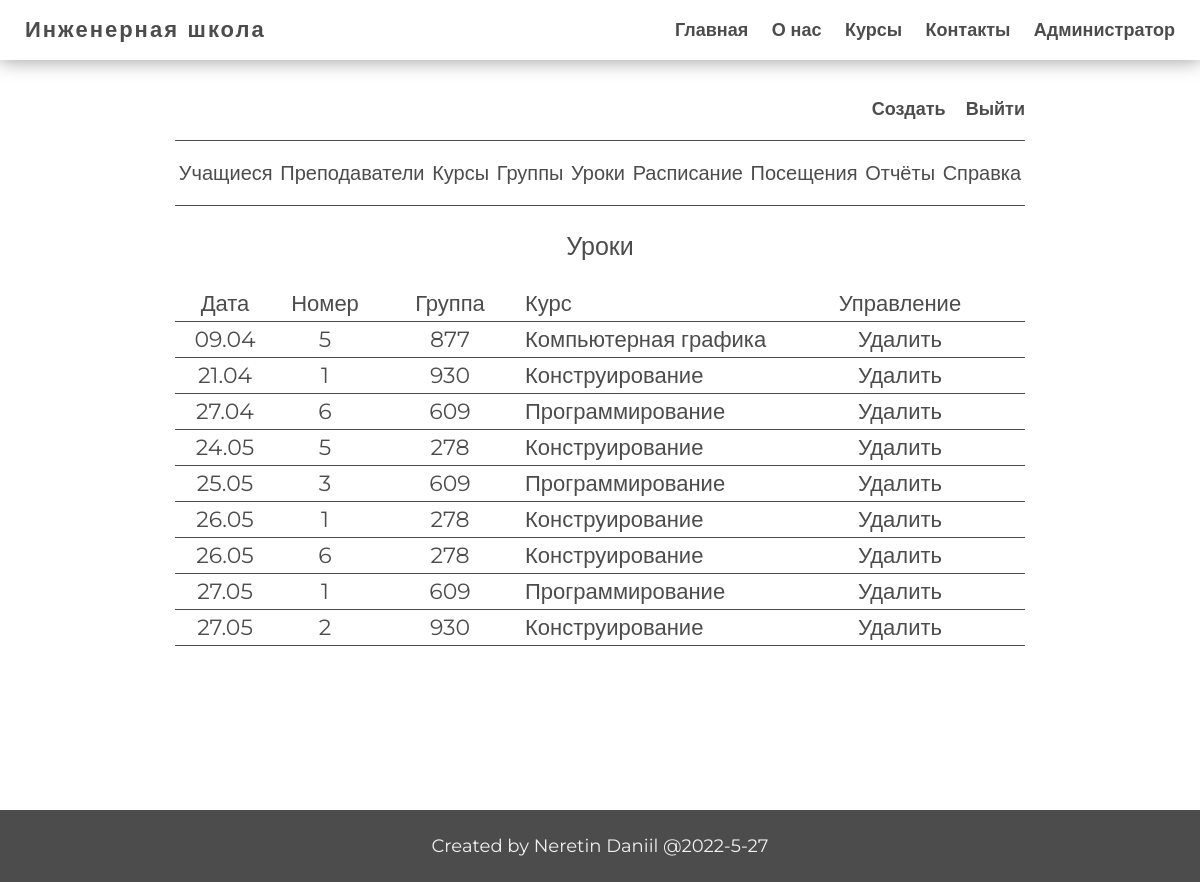
/admin/lessons/index.php (signed in), run on the app's committed database.
### tables this page shows
CREATE TABLE `lessons` (
  `id_lesson` int NOT NULL,
  `date` date NOT NULL,
  `id_timetable` int NOT NULL,
  `id_teacher` int NOT NULL,
  `id_group` int NOT NULL
);

### app/db/db.php (called while the page is built, shortened)
<?php
require('connect.php');
function checkErrors($query)
{
    $errInfo = $query->errorInfo();
    return true;
}
function selectOrder($table, $sort_sql, $params = [])
{
    global $pdo;
    $sql = "select * from `$table`";
    if (!empty($params)) {
        $i = 0;
        foreach ($params as $key => $value) {
            $value = "`" . $value . "`";
            $key = "'" . $key . "'";
            if ($i === 0) {
                $sql = $sql . " WHERE $value = $key";
            } elseif ($i === 1) {
                $sql = $sql . " AND $value >= $key";
            } else {
                $sql = $sql . " AND $value <= $key";
            }
            $i++;
        }
    }
    $sql = $sql . " ORDER BY $sort_sql";
    $query = $pdo->prepare($sql);
    $query->execute();
    return $query->fetchAll();
}

### app/controllers/sort_find.php (called while the page is built, shortened)
<?php
$lessons = selectOrder('selectlessons', 'date, name_l');

### app/controllers/control.php (called while the page is built, shortened)
<?php
include SITE_ROOT . '/app/db/db.php';
include SITE_ROOT . '/app/controllers/sort_find.php';

### path.php (called while the page is built, shortened)
<?php
include SITE_ROOT . '/app/controllers/control.php';

### admin/lessons/index.php (the view, shortened to what this page needs)
<?php
include '../../path.php';
?>
<!DOCTYPE html>
<html lang="en">
<head>
    <?php include SITE_ROOT . '/app/include/head.php' ?>
</head>
<body>
<div class="wrapper">
    <?php include SITE_ROOT . '/app/include/header.php' ?>
    <main class="main">
        <div class="container">
            <div class="admin_pages">
                    <?php include SITE_ROOT . '/admin/include-admin/admin_panel.php' ?>
                <div class="admin_table">
                    <?php include SITE_ROOT . '/admin/include-admin/nav_admin.php' ?>
                    <div class="title_menu">
                        <?php include SITE_ROOT . '/admin/include-admin/admin_panel.php' ?>
                    </div>
                    <div class="title">Уроки</div>
                    <div class="head_table">
                        <span class="date">Дата</span>
                        <span class="date">Номер</span>
                        <span class="price">Группа</span>
                        <span class="surname">Курс</span>
                        <span class="control price">Управление</span>
                    </div>
                    <div class="table">
                        <?php foreach ($lessons as $key => $lesson): ?>
                            <div class="row_table">
                                <span class="date"><?php
                                    $date = new DateTime($lesson['date']);
                                    echo $date->format('d.m') ?></span>
                                <span class="date"><?= $lesson['name_l'] ?></span>
                                <span class="price"><?= $lesson['number']; ?></span>
                                <span class="surname"><?php echo $lesson['name']?></span>
                                <span class="control price" >
                                <a class="delete" onClick="return window.confirm('Удалить урок?');" href="?table=lessons&del_id=<?= $lesson['id_lesson']; ?>">Удалить</a>
                            </span>
                            </div>
                        <?php endforeach; ?>
                    </div>
                </div>
            </div>
        </div>
    </main>
    <?php include SITE_ROOT . '/app/include/footer.php' ?>
</div>
</body>
</html>

### css/StylePHP.css (style rules this page uses)
.admin_table { margin: 0 auto; }
.admin_pages .admin_table .head_table { padding-right: 10px; }
.date { width: 100px; text-align: center; }

### data on the page
lessons: date "09.04", name_l "5", number "877", name "Компьютерная графика"
lessons: date "21.04", name_l "1", number "930", name "Конструирование"
lessons: date "27.04", name_l "6", number "609", name "Программирование"
lessons: date "24.05", name_l "5", number "278", name "Конструирование"
lessons: date "25.05", name_l "3", number "609", name "Программирование"
lessons: date "26.05", name_l "1", number "278", name "Конструирование"
lessons: date "26.05", name_l "6", number "278", name "Конструирование"
lessons: date "27.05", name_l "1", number "609", name "Программирование"
lessons: date "27.05", name_l "2", number "930", name "Конструирование"
